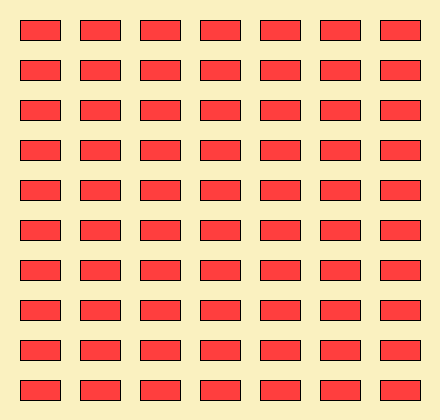
Frame 1 (no input)
Frame 60 (the mouse pressed at the canvas centre just before this capture): identical to frame 1, image omitted
Frame 120 (the mouse held since frame 60 and released just before this capture): identical to frame 1, image omitted

The Processing sketch that drew this single still picture (run headless with seeded random() and noise(); from frame 60 on, the mouse is pressed at the canvas centre):

// Processing sketch: ejercicio20
// ── ejercicio20.pde
PVector coordenadasRect;
int ancho, alto, distanciaEntreRect;

public void setup(){
  size(440,420);
  ancho=40;
  alto=20;
  distanciaEntreRect=20;
  coordenadasRect= new PVector(distanciaEntreRect, distanciaEntreRect);
}

public void draw(){
  background(#FAF1C0);
  dibujarRectangulos();
}

public void dibujarRectangulos(){
  for(float x=coordenadasRect.x;x<width;x+=(ancho+distanciaEntreRect)){
    for( float y=coordenadasRect.y;y<height;y+=(alto + distanciaEntreRect)){ 
       fill(#FF3E3E);
       rect(x, y, ancho, alto);
  }
}
}
